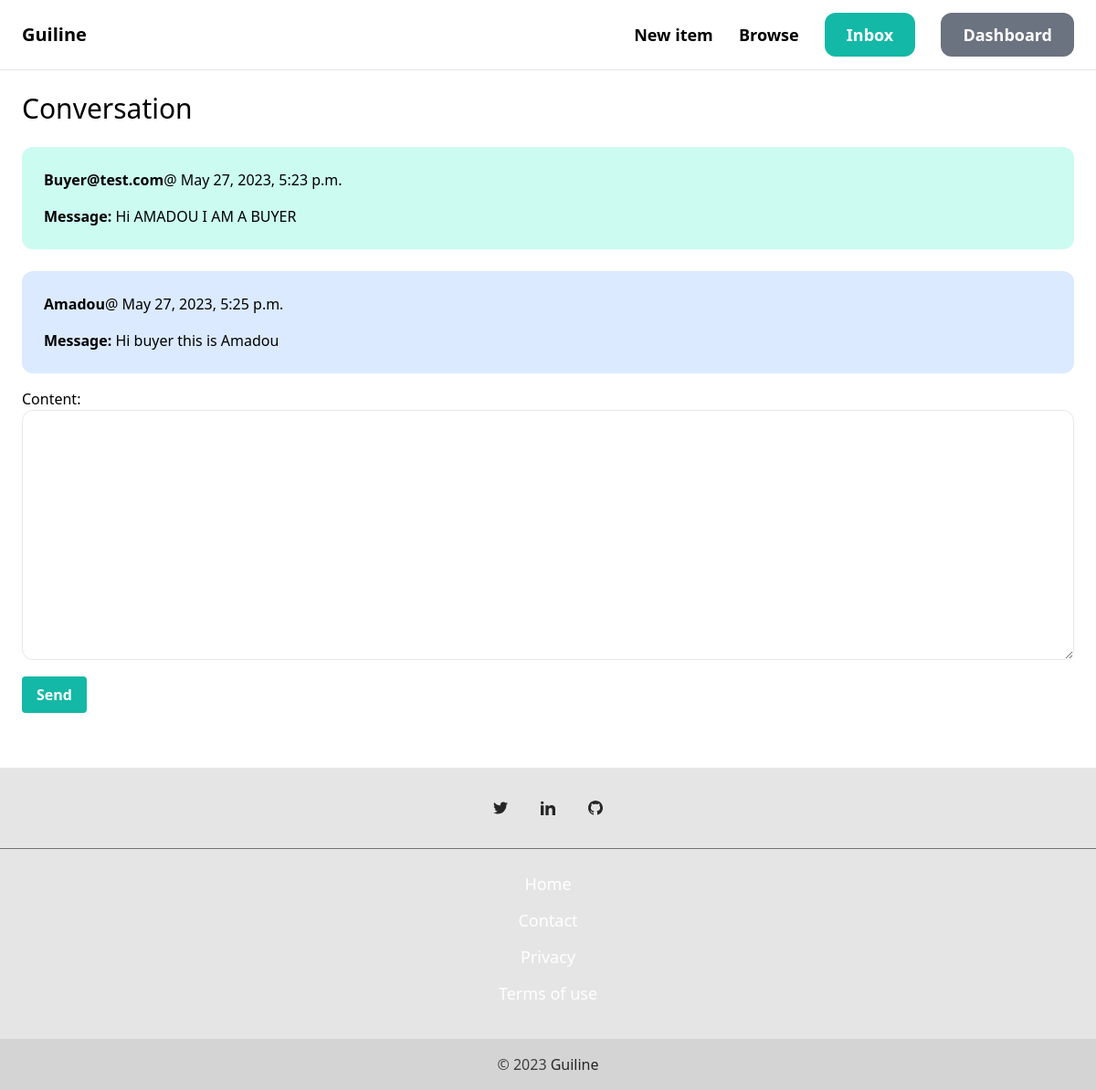
Page /inbox/me/3/ (signed in) on the committed database.
### conversation/models.py (models this page shows)
class ConversationMessage(models.Model):
    conversation = models.ForeignKey(Conversation, related_name='messages', on_delete=models.CASCADE)
    content = models.TextField()
    created_at = models.DateTimeField(auto_now_add=True)
    created_by = models.ForeignKey(User, related_name='created_messages', on_delete=models.CASCADE)

### conversation/views.py (the view)
# urls.py: path('me/<int:pk>/', views.detail, name='detail'),
@login_required
def detail(request, pk):
    conversation = Conversation.objects.filter(members__in=[request.user.id]).get(pk=pk)
    if request.method == 'POST':
        form = ConversationMessageForm(request.POST)
        if form.is_valid():
            conversation_message = form.save(commit=False)
            conversation_message.conversation = conversation
            conversation_message.created_by = request.user
            conversation_message.save()
            conversation.save()
            return redirect('conversation:detail', pk=pk)
    else:
        form = ConversationMessageForm()
    context = {
        'conversation': conversation,
        'form': form
    }
    return render(request, 'conversation/detail.html', context)

### conversation/forms.py
class ConversationMessageForm(forms.ModelForm):
    class Meta:
        model = ConversationMessage
        fields = ('content',)
        widgets = {
            'content': forms.Textarea(attrs={
                'class': 'w-full py-4 px-6 rounded-xl border'
            })
        }

### conversation/templates/conversation/detail.html (shortened to what this page needs)
{% extends "core/base.html" %}
{% block content %}
    <h1 class="mb-6 text-3xl">Conversation</h1>
    <div class="space-y-6 my-4">
        {% for message  in conversation.messages.all %}
            <div class="p-6 flex {% if message.created_by == request.user %}bg-blue-100 {% else %}bg-teal-100{% endif %} rounded-xl">
                <div>
                    <p class="mb-4"><strong>{{ message.created_by.username }}</strong>@ {{ message.created_at }}</p>
                    <p><strong>Message:</strong> {{ message.content }} </p>
                </div>
            </div>
        {% endfor %}
    </div>
    <form action="." method="post">
        {{ form.as_p }}
        <button type="submit" class="mt-3 bg-teal-500 hover:bg-teal-700 text-white font-bold py-2 px-4 rounded">
            Send
        </button>
    </form>
{% endblock %}

### rows in the picture
ConversationMessage: created_by.username "Buyer@test.com", created_at "May 27, 2023, 5:23 p.m.", content "Hi AMADOU I AM A BUYER"
ConversationMessage: created_by.username "Amadou", created_at "May 27, 2023, 5:25 p.m.", content "Hi buyer this is Amadou"
